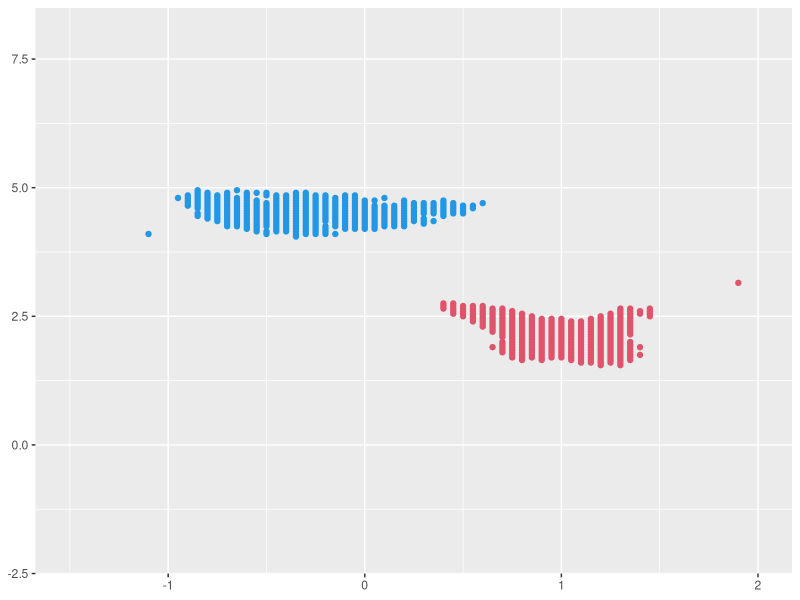
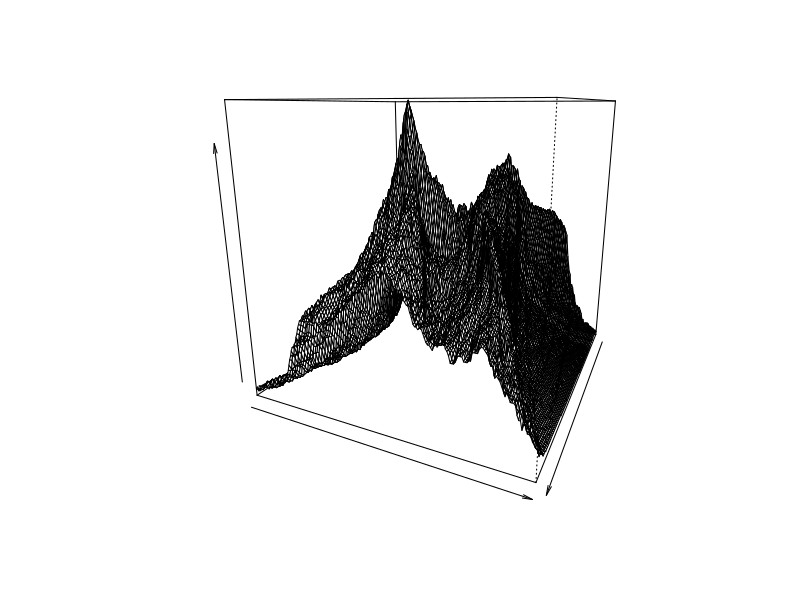

Here is the R script that generated these plots, in order:
library(ggplot2)

set.seed(1)
n = 300
x = rnorm(n,0,1)
ep = rnorm(n,0,0.2)

y = rep(0,n)
for (i in 1:n/2) {
  y[i] = 5*sin(x[i])+ep[i]
}
for (i in (1+(n/2)):n){
  y[i] = 1*x[i]^2+2*x[i]+ep[i]
}

beta1 = seq(-2,3,by=0.05)
beta2 = seq(-2,8,by=0.05)


resij = array(0,dim = c(length(beta1),length(beta2),n))
resn = array(0,dim = c(length(beta1),length(beta2)))


for (i in 1:length(beta1)) {
  for (j in 1:length(beta2)) {
    for (k in 1:n){
      resij[i,j,k] = y[k] - beta1[i]*x[k]^2-beta2[j]*x[k]
      if(abs(resij[i,j,k])<0.4) {resij[i,j,k] = 0}
      else {resij[i,j,k] = 1}
    }
  }
}


p = array(0,dim = c(length(beta1),length(beta2)))
for (i in 1:length(beta1)) {
  for(j in 1:length(beta2)){
    for (k in 1:n) {
      resn[i,j] = resn[i,j] + resij[i,j,k]
    }
    resn[i,j] = 1-resn[i,j]/n
    if(resn[i,j] >0.41){p[i,j] = 1}
  }
}


w = which(p==1,arr.ind = T)
xax = beta1[w[,1]]
yax = beta2[w[,2]]


types=rep(0,length(xax))
types[1]=2
subgroup1=xax[1]
subgroup2=c()
for(i in 2:length(xax)){
  if(sqrt((xax[i]-xax[1])^2+(yax[i]-yax[1])^2)<2){
    subgroup1=c(subgroup1,xax[i])
    types[i]=2
  }
  else {
    subgroup2=c(subgroup2,xax[i])
    types[i]=4
  }
}

df=data.frame(x=xax,y=yax)

p<-ggplot(df, aes(x,y,color=types)) + 
  geom_point(color=types)+
  coord_cartesian(xlim = c(-1.5, 2), ylim = c(-2, 8))+
  theme(axis.title.x = element_blank(), axis.title.y = element_blank())

plot(p)

persp(beta1, beta2, resn, phi = 15, theta = 115, xlab = "", ylab = "",zlab = "")


